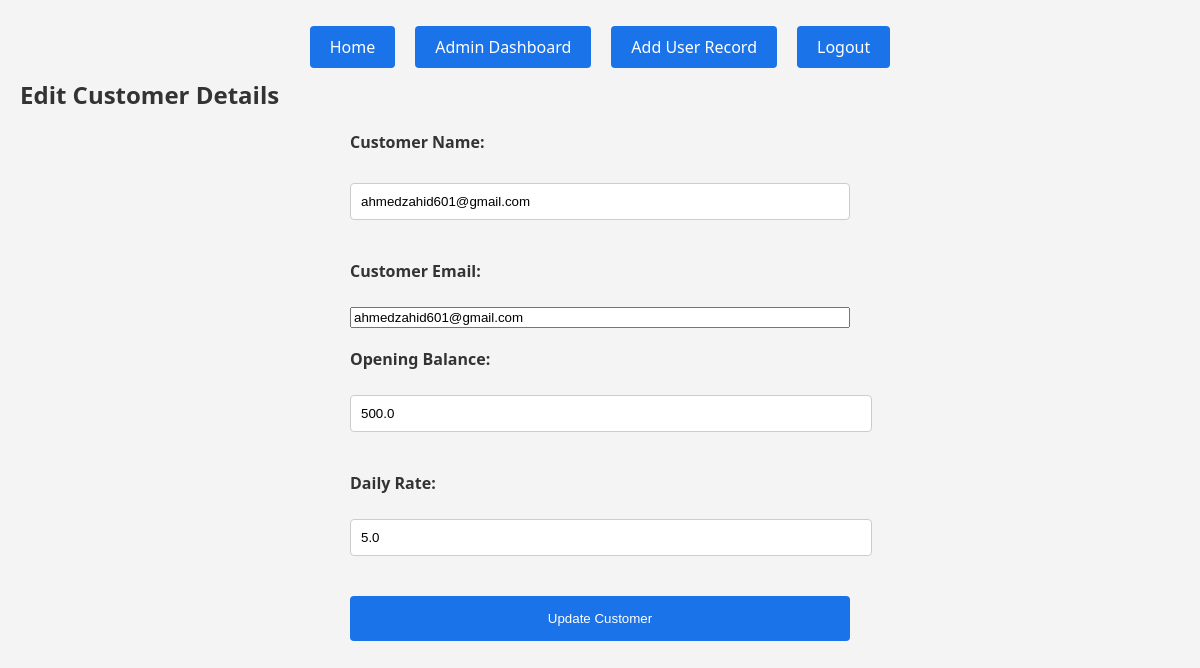
Page /admin/customer/1 (signed in) on the committed database.
### app.py (models this page shows)
class Customer(db.Model):
    id = db.Column(db.Integer, primary_key=True)
    name = db.Column(db.String(100), nullable=False)
    email = db.Column(db.String(100), unique=True, nullable=False)
    opening_balance = db.Column(db.Float, default=0)
    current_balance = db.Column(db.Float, default=0)
    daily_rate = db.Column(db.Float, default=0)  # Daily increment to the balance
    transactions = db.relationship('Transaction', backref='customer', lazy=True)

### app.py (the view)
@app.route('/admin/customer/<int:customer_id>', methods=['GET', 'POST'], endpoint='admin_edit_customer')
@login_required
def admin_customer(customer_id):
    if not current_user.is_admin:
        return "Access denied", 403
    customer = Customer.query.get_or_404(customer_id)
    if request.method == 'POST':
        customer.opening_balance = request.form.get('opening_balance', type=float)
        customer.daily_rate = request.form.get('daily_rate', type=float)
        db.session.commit()
        flash('Customer details updated successfully.')
        return redirect(url_for('admin_dashboard'))
    return render_template('admin_customer.html', customer=customer)

### app.py (called while the page is built)
@login_manager.user_loader
def load_user(user_id):
    return db.session.get(User, int(user_id))

### templates/admin_customer.html
{% extends "base.html" %}
{% block content %}
<h2>Edit Customer Details</h2>
<form action="{{ url_for('admin_customer', customer_id=customer.id) }}" method="post">
    <label for="name">Customer Name:</label>
    <input type="text" id="name" name="name" value="{{ customer.name }}" readonly>
    <label for="email">Customer Email:</label>
    <input type="email" id="email" name="email" value="{{ customer.email }}" readonly>
    <label for="opening_balance">Opening Balance:</label>
    <input type="number" id="opening_balance" name="opening_balance" value="{{ customer.opening_balance }}" step="0.01" required>
    <label for="daily_rate">Daily Rate:</label>
    <input type="number" id="daily_rate" name="daily_rate" value="{{ customer.daily_rate }}" step="0.01" required>
    <input type="submit" value="Update Customer">
</form>
{% endblock %}

### static/styles.css (style rules this page uses)
body { font-family: 'Segoe UI', Tahoma, Geneva, Verdana, sans-serif; margin: 0; padding: 20px; background-color: #f4f4f4; color: #333; }
form { display: flex; flex-direction: column; gap: 20px; max-width: 500px; margin: auto; }
label { font-weight: bold; margin-bottom: 5px; }
input[type="number"] { width: 100%; padding: 10px; margin-bottom: 20px; border: 1px solid #ccc; border-radius: 4px; }
input[type="submit"] { background-color: #1a73e8; color: white; padding: 15px 20px; border: none; border-radius: 4px; cursor: pointer; transition: background-color 0.2s; }
input[type="text"], input[type="password"] { width: 100%; padding: 10px; margin: 8px 0; display: inline-block; border: 1px solid #ccc; border-radius: 4px; box-sizing: border-box; }
label { display: block; margin-bottom: 5px; font-weight: bold; }
input[type="text"], input[type="password"], select { width: 100%; padding: 10px; margin: 5px 0 20px 0; display: inline-block; border: 1px solid #ccc; border-radius: 4px; box-sizing: border-box; }

### rows in the picture
Customer: name "ahmedzahid601@gmail.com", email "ahmedzahid601@gmail.com", opening_balance "500.0", daily_rate "5.0"
